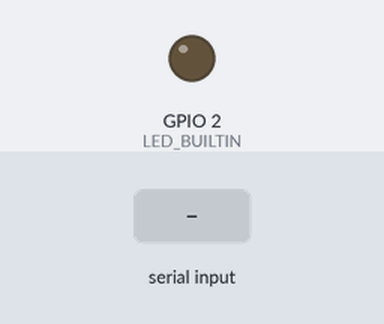
The sketch below on a simulated ESP32. On the bench: output pins drawn as LEDs (lit = HIGH). The test bench sets the inputs (shaded band). What the sketch prints to the serial monitor is not drawn.

Above: at 1.2 s.
1.3 s: "1\n" received over the second serial link
Timing chart, 0 to 4.3 s (numbered marks = the images above; inputs shaded):
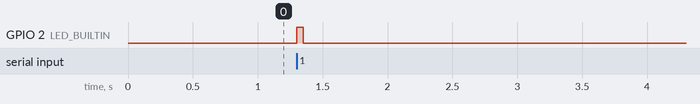

Measured:
- after the input at 1.3 s, GPIO 2 (LED_BUILTIN): LOW → HIGH at once, → LOW 0.05 s later

The sketch:

wifi_server.ino
```cpp
#include <WiFi.h>
#include <WiFiClient.h>
#include <WiFiAP.h>

// WiFi配置
const char* ssid = "SLAM_Robot_AP";  // WiFi名称
const char* password = "12345678";   // WiFi密码

// TCP服务器配置
WiFiServer server(8080);  // 端口8080
WiFiClient client;

// 定义串口引脚
#define ARDUINO_RX 44  // ESP32的RX引脚
#define ARDUINO_TX 43  // ESP32的TX引脚

// 发送日志到所有输出
void sendLog(String message) {
    Serial.println(message);  // 发送到USB串口
    if (client && client.connected()) {
        client.println(message);  // 发送到WiFi客户端
    }
}

void setup() {
    // 初始化串口通信
    Serial.begin(115200);      // USB串口
    Serial2.begin(115200, SERIAL_8N1, ARDUINO_RX, ARDUINO_TX); // 硬件串口2

    pinMode(LED_BUILTIN, OUTPUT);

    // 明确设置WiFi模式为AP
    WiFi.mode(WIFI_AP);
    WiFi.softAP(ssid, password);

    sendLog("WiFi接入点已创建");
    sendLog("SSID: " + String(ssid));
    sendLog("Password: " + String(password));
    sendLog("IP地址: " + WiFi.softAPIP().toString());

    // 启动TCP服务器
    server.begin();
    sendLog("TCP服务器已启动");
}

void loop() {
    // 检查新的客户端连接
    if (!client || !client.connected()) {
        client = server.available();
        if (client) {
            sendLog("新客户端已连接");
        }
    }

    // 检查来自Arduino的数据
    if (Serial2.available()) {
        String data = Serial2.readStringUntil('\n');
        data.trim();
        sendLog(data);

        // LED闪烁表示收到数据
        digitalWrite(LED_BUILTIN, HIGH);
        delay(50);  // 短暂亮灯
        digitalWrite(LED_BUILTIN, LOW);
    }

    // 简单的客户端数据接收测试
    if (client && client.connected() && client.available()) {
        String command = client.readStringUntil('\n');
        command.trim();
        sendLog("收到客户端消息: " + command);
        // 发送到Arduino
        Serial2.println(command);
    }
}
```
